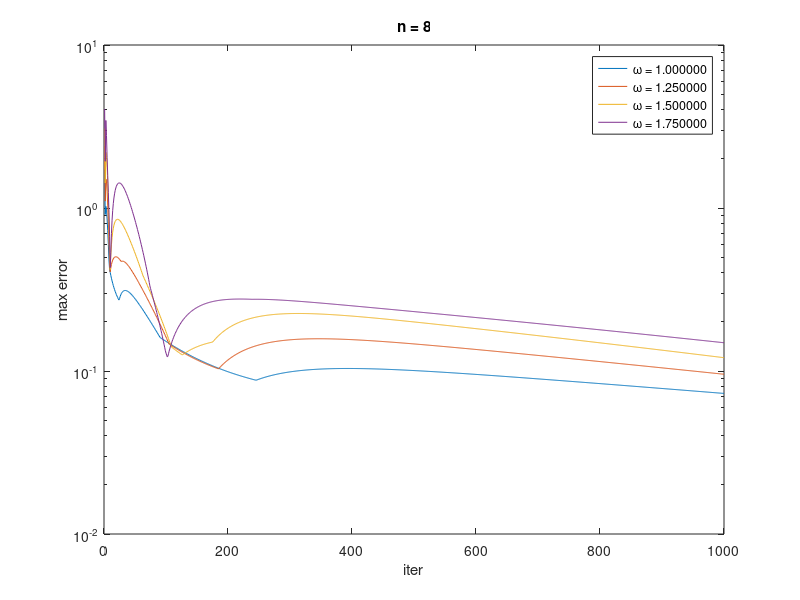

Source code (MATLAB):

nm = 1000;
th = 1e-10;
N = 8;
%%

H = hilb(N);
p = diag(min(H,[],2));
%H = p\H;

xa = ones(N,1);
b = H*xa;
L = tril(H);
L = -L.*(ones(N)-eye(N));
U = triu(H);
U = -U.*(ones(N)-eye(N));
D = diag(diag(H));
BJ = eye(N) - D\H;
fJ = D\b;

x = 0*ones(N,1);
for it = 1:nm
    x = BJ*x + fJ;
    res = H*x - b;
    if(norm(res,inf)<1e-10)
        break;
    end
end
x


%%
omegas = 1.0:0.25:1.75;
errs = cell(numel(omegas),1);
names = cell(numel(omegas),1);
errss = omegas*nan;
i = 0;



for omega = omegas
    i = i+1;
    errs{i} = nan(nm,1);
    Bsor = (D-omega*L)\((1-omega)*D+omega*U);
    fsor = omega*((D-omega*L)\b);
    
    x = 0*ones(N,1);
    for it = 1:nm
        x = Bsor*x + fsor;
        res = H*x - b;
        err = x-xa;
        errs{i}(it) = norm(x-xa,inf);
    end
    if(i>1)
        hold on;
    end
    semilogy(errs{i});
    names{i} = sprintf('\\omega = %f',omega);
    errss(i) = errs{i}(end);
end

legend(names);

title(sprintf('n = %d',N));
xlabel('iter');
ylabel('max error');
hold off;